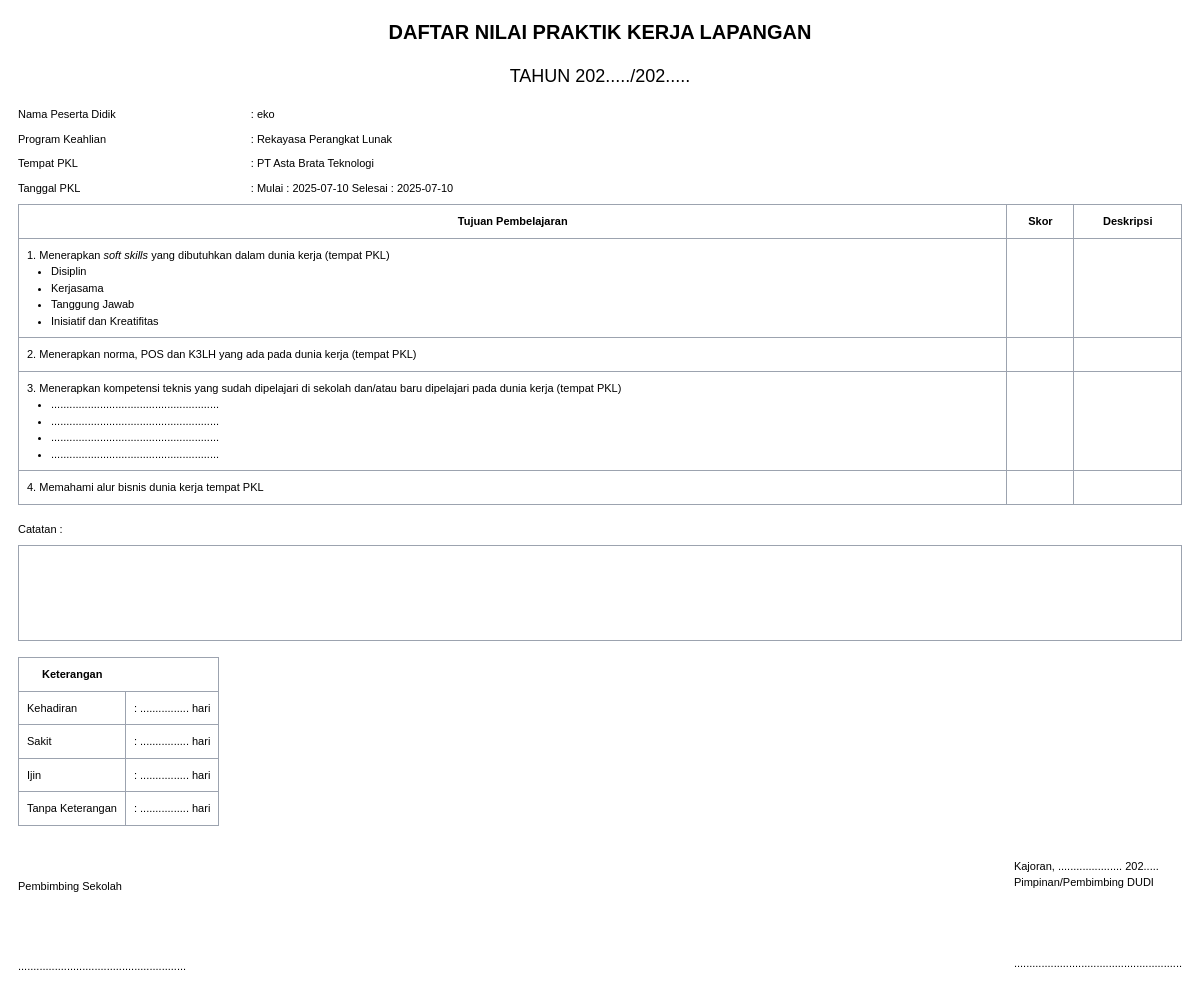
The page /pages/laporan/daftarnilai.php?id_siswa=1 on the database its author committed.
### tables this page shows
CREATE TABLE `siswa` (
  `id_siswa` int(11) NOT NULL,
  `nis` varchar(15) NOT NULL,
  `nisn` varchar(15) NOT NULL,
  `nama_siswa` varchar(50) NOT NULL,
  `no_wa` varchar(20) NOT NULL,
  `kelas` varchar(10) NOT NULL,
  `pro_keahlian` varchar(50) NOT NULL,
  `TL` text NOT NULL,
  `TTGL` date NOT NULL DEFAULT current_timestamp(),
  `id_sekolah` int(11) NOT NULL,
  `id_perusahaan` int(11) NOT NULL,
  `tanggal_mulai` date NOT NULL,
  `tanggal_selesai` date NOT NULL,
  `id_pembimbing` int(11) NOT NULL,
  `id_guru` int(11) NOT NULL,
  `username` varchar(20) NOT NULL,
  `password` varchar(20) NOT NULL
);

CREATE TABLE `perusahaan` (
  `id_perusahaan` int(11) NOT NULL,
  `nama_perusahaan` varchar(50) NOT NULL,
  `alamat_perusahaan` varchar(300) NOT NULL,
  `no_tel` varchar(20) NOT NULL
);

### pages/laporan/daftarnilai.php (the view, shortened to what this page needs)
<?php
include('../../koneksi.php');
$id_siswa = $_GET['id_siswa'] ?? null;
$query = "
    SELECT
        s.nama_siswa,
        s.pro_keahlian,
        s.tanggal_mulai,
        s.tanggal_selesai,
        p.nama_perusahaan AS id_perusahaan,
        b.nama_pembimbing AS id_pembimbing,
        sk.nama_sekolah,
        sk.alamat_sekolah
    FROM
        siswa s
    LEFT JOIN
        perusahaan p ON s.id_perusahaan = p.id_perusahaan
    LEFT JOIN
        pembimbing b ON s.id_pembimbing = b.id_pembimbing
    LEFT JOIN
        sekolah sk ON s.id_sekolah = sk.id_sekolah
    WHERE
        s.id_siswa = ? ";
$stmt = $coneksi->prepare($query);
$stmt->bind_param("i", $id_siswa);
$stmt->execute();
$result = $stmt->get_result();
if ($result->num_rows > 0) {
    $data = $result->fetch_assoc();
} else {
    echo "Data tidak ditemukan.";
    exit();
}
?>
<!DOCTYPE html>
<html lang="en">
<head>
    <script src="https://cdn.tailwindcss.com"></script>
</head>
<body>
    <div class="printable">
        <h1 class="text-center text-xl font-bold mb-4 style9">DAFTAR NILAI PRAKTIK KERJA LAPANGAN</h1>
        <h2 class="text-center text-lg mb-4 style9">TAHUN 202...../202.....</h2>
        <div class="mb-2 style9">
            <div class="flex mb-2">
                <span class="w-1/5">Nama Peserta Didik</span>
                <span class="w-2/5">: <?php echo htmlspecialchars($data['nama_siswa']); ?></span>
            </div>
            <div class="flex mb-2 style9">
                <span class="w-1/5">Program Keahlian</span>
                <span class="w-2/5">: <?php echo htmlspecialchars($data['pro_keahlian']); ?></span>
            </div>
            <div class="flex mb-2 style9">
                <span class="w-1/5">Tempat PKL</span>
                <span class="w-2/5">: <?php echo htmlspecialchars($data['id_perusahaan']); ?></span>
            </div>
            <div class="flex mb-2 style9">
                <span class="w-1/5">Tanggal PKL</span>
                <span class="w-2/5">: Mulai : <?php echo htmlspecialchars($data['tanggal_mulai']); ?> Selesai : <?php echo htmlspecialchars($data['tanggal_selesai']); ?></span>
            </div>
        </div>
        <table class="w-full border-collapse border border-gray-400 mb-4">
            <thead>
                <tr>
                    <th class="border border-gray-400 p-2 style9">Tujuan Pembelajaran</th>
                    <th class="border border-gray-400 p-2 style9">Skor</th>
                    <th class="border border-gray-400 p-2 style9">Deskripsi</th>
                </tr>
            </thead>
            <tbody>
                <tr>
                    <td class="border border-gray-400 p-2 style9">
                        1. Menerapkan <i>soft skills</i> yang dibutuhkan dalam dunia kerja (tempat PKL)
                        <ul class="list-disc ml-6">
                            <li>Disiplin</li>
                            <li>Kerjasama</li>
                            <li>Tanggung Jawab</li>
                            <li>Inisiatif dan Kreatifitas</li>
                        </ul>
                    </td>
                    <td class="border border-gray-400 p-2"></td>
                    <td class="border border-gray-400 p-2"></td>
                </tr>
                <tr>
                    <td class="border border-gray-400 p-2 style9">
                        2. Menerapkan norma, POS dan K3LH yang ada pada dunia kerja (tempat PKL)
                    </td>
                    <td class="border border-gray-400 p-2"></td>
                    <td class="border border-gray-400 p-2"></td>
                </tr>
                <tr>
                    <td class="border border-gray-400 p-2 style9">
                        3. Menerapkan kompetensi teknis yang sudah dipelajari di sekolah dan/atau baru dipelajari pada dunia kerja (tempat PKL)
                        <ul class="list-disc ml-6">
                            <li>.......................................................</li>
                            <li>.......................................................</li>
                            <li>.......................................................</li>
                            <li>.......................................................</li>
                        </ul>
                    </td>
                    <td class="border border-gray-400 p-2"></td>
                    <td class="border border-gray-400 p-2"></td>
                </tr>
                <tr>
                    <td class="border border-gray-400 p-2 style9">
                        4. Memahami alur bisnis dunia kerja tempat PKL
                    </td>
                    <td class="border border-gray-400 p-2"></td>
                    <td class="border border-gray-400 p-2"></td>
                </tr>
            </tbody>
        </table>
        <div class="mb-4 style9">
            <span>Catatan :</span>
            <div class="border border-gray-400 h-24 mt-2"></div>
        </div>
        <div class="mb-4">
    <table class="border-collapse border border-gray-400">
        <thead>
            <tr>
                <th class="p-2 style9">Keterangan</th>
            </tr>
        </thead>
        <tbody>
            <tr>
                <td class="border border-gray-400 p-2 style9">Kehadiran</td>
                <td class="border border-gray-400 p-2 style9">: ................ hari</td>
            </tr>
            <tr>
                <td class="border border-gray-400 p-2 style9">Sakit</td>
                <td class="border border-gray-400 p-2 style9">: ................ hari</td>
            </tr>
            <tr>
                <td class="border border-gray-400 p-2 style9">Ijin</td>
                <td class="border border-gray-400 p-2 style9">: ................ hari</td>
            </tr>
            <tr>
                <td class="border border-gray-400 p-2 style9">Tanpa Keterangan</td>
                <td class="border border-gray-400 p-2 style9">: ................ hari</td>
            </tr>
        </tbody>
    </table>
</div>
        <div class="flex justify-between mt-8">
            <div>
                <p class="mt-5 style9">Pembimbing Sekolah</p>
                <p class="mt-16 style9">.......................................................</p>
            </div>
            <br>
            <div>
                <p class="style9">Kajoran, ..................... 202.....</p>
                <p class="style9">Pimpinan/Pembimbing DUDI</p>
                <p class="mt-16 style9">.......................................................</p>
            </div>
        </div>
    </div>
</body>
</html>

### pages/laporan/daftarnilai.php (style rules this page uses)
.printable { margin: 18px; }
.style9 { font-family: Verdana, Arial, Helvetica, sans-serif; font-size: 11px; }

### rows shown on the page
siswa: nama_siswa "eko", pro_keahlian "Rekayasa Perangkat Lunak", id_perusahaan.nama_perusahaan "PT Asta Brata Teknologi", tanggal_mulai "2025-07-10", tanggal_selesai "2025-07-10"
